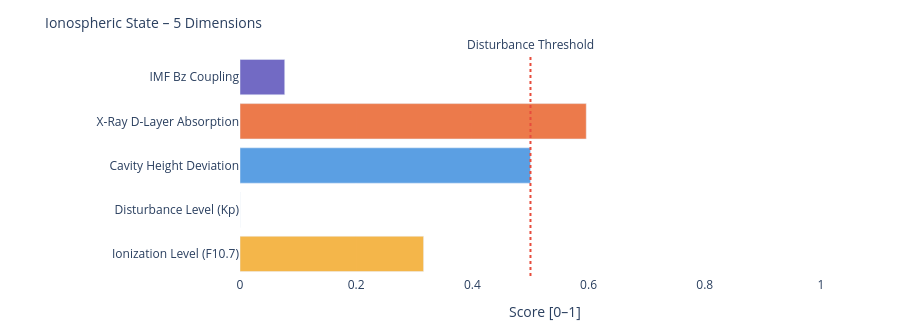

The notebook cell this image was saved under:
### Markdown cell above
---
### 📐 Systemic Insight: Geometric Cavity vs. Real Schumann Resonance

**Relevant for:** Layer 6 = delta analysis &nbsp;|&nbsp; Layer 7 = feature vector / system interpretation

A cavity height change from 80 km to 70 km shifts the **idealized geometric frequencies** only minimally:

| Modus | Aktuell | Referenz | Δ |
|-------|---------|----------|---|
| SR-1 | 10.4762 Hz | 10.4599 Hz | +16 mHz |
| SR-2 | 18.1452 Hz | 18.1171 Hz | +28 mHz |
| SR-3 | 25.6612 Hz | 25.6215 Hz | +40 mHz |
| SR-4 | 33.1285 Hz | 33.0772 Hz | +51 mHz |

The geometric effect is limited because 10 km is very small compared to Earth's radius (~6371 km).

**Consequence:** Real Schumann deviations are likely driven more strongly by **conductivity, damping, day/night structure, lightning distribution and source geometry** than by pure cavity height.

---

**Layer 6 compares:**
```
geometric Δ from Layer 4  vs.  observed Δ from real Schumann measurement data
```

**Layer 7 Feature:**
```
If real Δ >> geometric Δ  →  non-geometric factors dominant
```

### Code cell
# ============================================================
# IONOSPHERIC STATE – Summary gauge
# Five dimensions: ionization, disturbance, cavity height, X-Ray, Bz coupling
# ============================================================

def norm(v, lo, hi):
    if v is None: return None
    return round(max(0.0, min(1.0, (v - lo) / (hi - lo))), 3)

# Ionization level (F10.7 → F2-Layer)
ioniz = norm(f107_val, 60, 250)

# Disturbance level (Kp → E/F-Layer irregularities)
disturb = norm(kp_val, 0, 9)

# Cavity height deviation from reference (80 km)
h_dev = norm(abs(h_eff - 80), 0, 20)

# X-Ray ionization (D-Layer absorption)
xray_ioniz = None
if xray_now is not None:
    xray_ioniz = norm(math.log10(max(xray_now, 1e-9)) + 9, 0, 5)

# Bz coupling (southward Bz → stronger magnetosphere-ionosphere coupling)
bz_coupling = norm(-(bz_now or 0), -5, 30) if bz_now is not None else None

dims = [
    ('Ionization Level (F10.7)',    ioniz,      '#F2A623'),
    ('Disturbance Level (Kp)',      disturb,    '#7F77DD'),
    ('Cavity Height Deviation',     h_dev,      '#378ADD'),
    ('X-Ray D-Layer Absorption',    xray_ioniz, '#E85D24'),
    ('IMF Bz Coupling',             bz_coupling,'#534AB7'),
]

fig = go.Figure()
for name, val, col in dims:
    if val is not None:
        h = int(val * 20)
        bar = '█' * h + '░' * (20 - h)
        label = f'{name}:  {bar}  {val:.3f}'
    else:
        label = f'{name}:  {"─" * 20}  n/a'
    fig.add_trace(go.Bar(
        x=[val if val is not None else 0],
        y=[name],
        orientation='h',
        marker_color=col, opacity=0.82,
        showlegend=False
    ))

fig.add_vline(x=0.5, line_dash='dot', line_color='#e74c3c',
              annotation_text='Disturbance Threshold', annotation_position='top')
fig.update_layout(
    title=dict(text='Ionospheric State – 5 Dimensions', font=dict(size=14)),
    xaxis=dict(title='Score [0–1]', range=[0, 1.05]),
    height=330, plot_bgcolor='rgba(0,0,0,0)', paper_bgcolor='rgba(0,0,0,0)',
    margin=dict(l=240, r=50, t=55, b=40)
)
fig.show()

print(f'\nIonospheric state:')
for name, val, _ in dims:
    print(f'  {name:<35} {val:.3f}' if val is not None else f'  {name:<35} n/a')

### Figure 1 — Plotly figure (JSON) as saved in the notebook; plotly's stock layout.template omitted (floating-point values rounded to 4 significant figures)
{"data": [{"marker": {"color": "#F2A623"}, "opacity": 0.82, "orientation": "h", "showlegend": false, "type": "bar", "x": [0.316], "y": ["Ionization Level (F10.7)"]}, {"marker": {"color": "#7F77DD"}, "opacity": 0.82, "orientation": "h", "showlegend": false, "type": "bar", "x": [0.0], "y": ["Disturbance Level (Kp)"]}, {"marker": {"color": "#378ADD"}, "opacity": 0.82, "orientation": "h", "showlegend": false, "type": "bar", "x": [0.5], "y": ["Cavity Height Deviation"]}, {"marker": {"color": "#E85D24"}, "opacity": 0.82, "orientation": "h", "showlegend": false, "type": "bar", "x": [0.596], "y": ["X-Ray D-Layer Absorption"]}, {"marker": {"color": "#534AB7"}, "opacity": 0.82, "orientation": "h", "showlegend": false, "type": "bar", "x": [0.077], "y": ["IMF Bz Coupling"]}], "layout": {"annotations": [{"showarrow": false, "text": "Disturbance Threshold", "x": 0.5, "xanchor": "center", "xref": "x", "y": 1, "yanchor": "bottom", "yref": "y domain"}], "height": 330, "margin": {"b": 40, "l": 240, "r": 50, "t": 55}, "paper_bgcolor": "rgba(0,0,0,0)", "plot_bgcolor": "rgba(0,0,0,0)", "shapes": [{"line": {"color": "#e74c3c", "dash": "dot"}, "type": "line", "x0": 0.5, "x1": 0.5, "xref": "x", "y0": 0, "y1": 1, "yref": "y domain"}], "title": {"font": {"size": 14}, "text": "Ionospheric State – 5 Dimensions"}, "xaxis": {"range": [0, 1.05], "title": {"text": "Score [0–1]"}}}}
